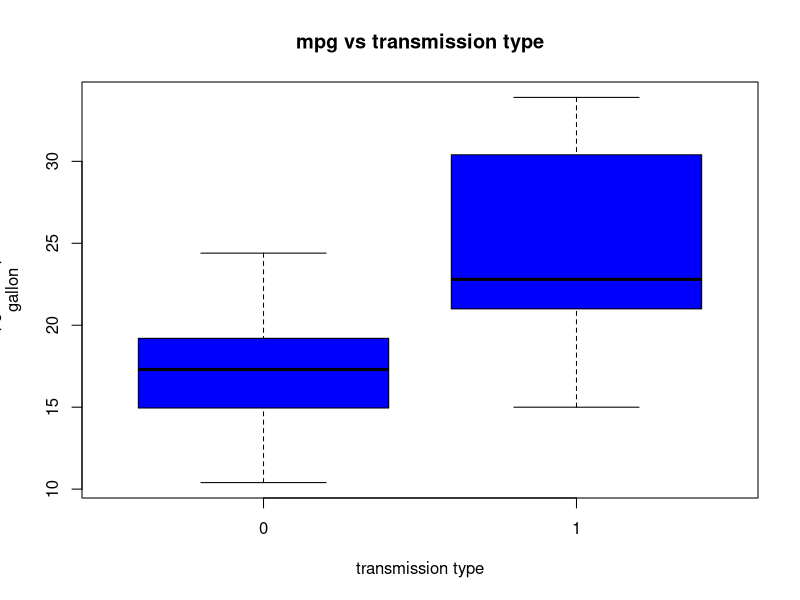
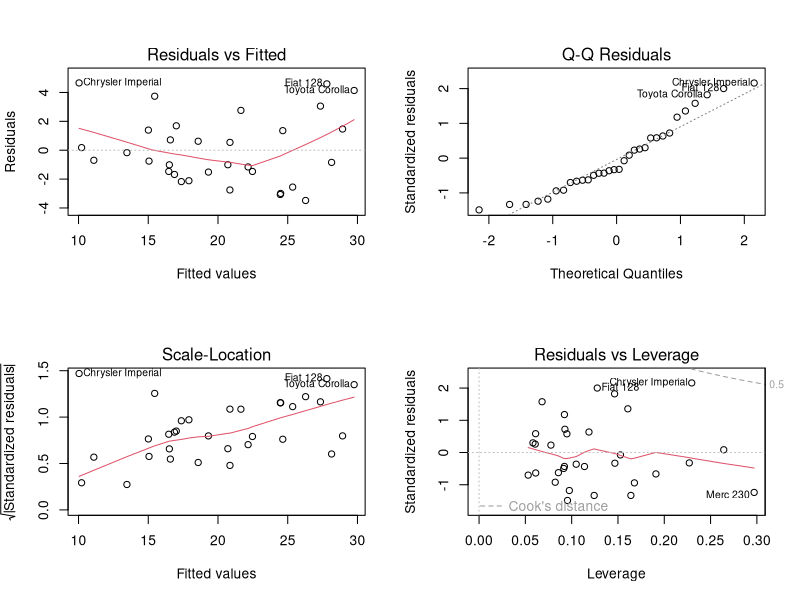
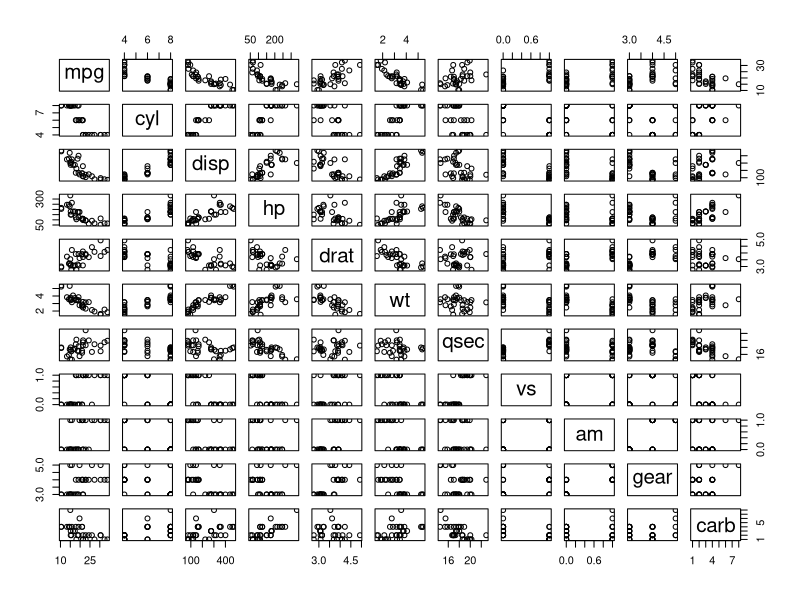

These figures' R source, in order:
## ---- chunk 1
knitr::opts_chunk$set(echo = TRUE)
## ---- chunk 2
data(mtcars)
names(mtcars)
## ---- chunk 3
cor(mtcars$mpg,mtcars[,-1])
## ---- chunk 4
str(mtcars)
head(mtcars, n = 5)
## ---- chunk 5
library(ggplot2)
boxplot(mtcars$mpg ~ mtcars$am, data = mtcars, outpch = 19, ylab="mpg:miles per 
gallon",xlab="transmission type",main="mpg vs transmission type", col="blue")
## ---- chunk 6
first <- lm(mpg ~ am, mtcars)
summary(first)
## ---- chunk 7
last <- lm(mpg ~ ., mtcars)
summary(last)
## ---- chunk 8
best <- step(last, direction = "both", trace = FALSE)
summary(best)
## ---- chunk 9
par(mfrow=c(2,2))    
plot(best)

## ---- chunk 10
pairs(mpg ~ ., data = mtcars)
